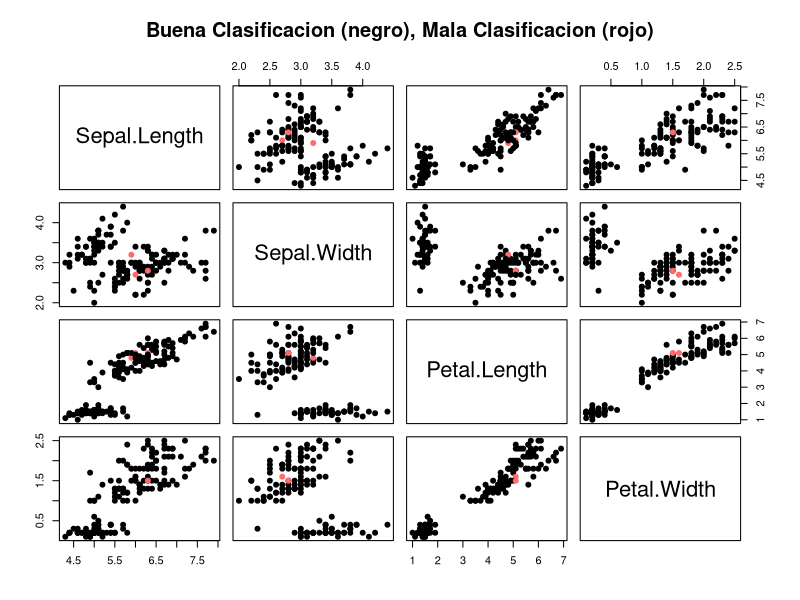
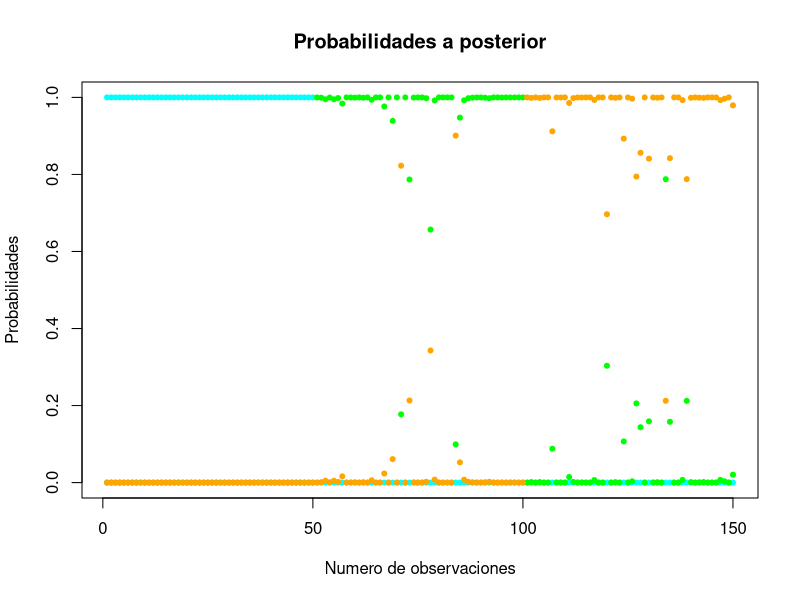

Generate these figures, in order, with R:
# ANALISIS DISCRIMINANTE LINEA
library(MASS)

# Se cargan los datos iris
Z<-as.data.frame(iris)

# Se define la matriz de datos y la variable
x<-Z[,1:4]
y<-Z[,5]

# Definir como n y p el numero de flores y variables
n<-nrow(x)
p<-ncol(x)

# Se aplica el Analisis discriminante lineal (LDA)
# Cross validation (cv): clasificacion optima
lda.iris<-lda(y~.,data=x, CV=TRUE)

# lda.iris$class contiene las clasificaciones hechas por CV usando LDA.
lda.iris$class

# Creacion de la tabla de clasificaciones buenas y malas
table.lda<-table(y,lda.iris$class)
table.lda

# Proporcion de errores
mis.lda<- n-sum(y==lda.iris$class)
mis.lda/n

# scater plot
# Buenas clasificaciones en negro y malas en rojo
col.lda.iris<-c("indianred1","black")[1*(y==lda.iris$class)+1]
pairs(x,main="Buena Clasificacion (negro), Mala Clasificacion (rojo)",
      pch=19,col=col.lda.iris)

# Probabilidad de pertenencia a uno de los tres grupos
lda.iris$posterior

# Grafico de probabilidades
plot(1:n, lda.iris$posterior[,1],
     main="Probabilidades a posterior",
     pch=20, col="cyan",
     xlab="Numero de observaciones", ylab="Probabilidades")
points(1:n,lda.iris$posterior[,2],
       pch=20, col="green")
points(1:n,lda.iris$posterior[,3],
       pch=20, col="orange")
